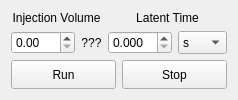
              <widget class="QWidget" name="tab">
               <attribute name="title">
                <string>Equal Volume</string>
               </attribute>
               <layout class="QHBoxLayout" name="horizontalLayout_19">
                <item>
                 <layout class="QVBoxLayout" name="verticalLayout_15">
                  <item>
                   <layout class="QHBoxLayout" name="horizontalLayout_27">
                    <item>
                     <layout class="QVBoxLayout" name="verticalLayout_16">
                      <item>
                       <widget class="QLabel" name="label_33">
                        <property name="toolTip">
                         <string>Volume to inject each time</string>
                        </property>
                        <property name="text">
                         <string>Injection Volume</string>
                        </property>
                        <property name="alignment">
                         <set>Qt::AlignBottom|Qt::AlignHCenter</set>
                        </property>
                       </widget>
                      </item>
                      <item>
                       <layout class="QHBoxLayout" name="horizontalLayout_28">
                        <item>
                         <widget class="QDoubleSpinBox" name="auto_volume_INPUT">
                          <property name="maximum">
                           <double>999.990000000000009</double>
                          </property>
                         </widget>
                        </item>
                        <item>
                         <widget class="QLabel" name="auto_injection_units_LABEL">
                          <property name="text">
                           <string>???</string>
                          </property>
                          <property name="alignment">
                           <set>Qt::AlignCenter</set>
                          </property>
                         </widget>
                        </item>
                       </layout>
                      </item>
                     </layout>
                    </item>
                    <item>
                     <layout class="QVBoxLayout" name="verticalLayout_19">
                      <item>
                       <widget class="QLabel" name="label_36">
                        <property name="toolTip">
                         <string>Time between injections</string>
                        </property>
                        <property name="text">
                         <string>Latent Time</string>
                        </property>
                        <property name="alignment">
                         <set>Qt::AlignBottom|Qt::AlignHCenter</set>
                        </property>
                       </widget>
                      </item>
                      <item>
                       <layout class="QHBoxLayout" name="horizontalLayout_30">
                        <item>
                         <widget class="QDoubleSpinBox" name="auto_latent_time_INPUT">
                          <property name="decimals">
                           <number>3</number>
                          </property>
                         </widget>
                        </item>
                        <item>
                         <widget class="QComboBox" name="latent_time_units_DROPDOWN">
                          <property name="sizePolicy">
                           <sizepolicy hsizetype="Preferred" vsizetype="Preferred">
                            <horstretch>0</horstretch>
                            <verstretch>0</verstretch>
                           </sizepolicy>
                          </property>
                          <item>
                           <property name="text">
                            <string>s</string>
                           </property>
                          </item>
                          <item>
                           <property name="text">
                            <string>min</string>
                           </property>
                          </item>
                          <item>
                           <property name="text">
                            <string>hr</string>
                           </property>
                          </item>
                         </widget>
                        </item>
                       </layout>
                      </item>
                     </layout>
                    </item>
                   </layout>
                  </item>
                  <item>
                   <layout class="QHBoxLayout" name="horizontalLayout_18">
                    <item>
                     <widget class="QPushButton" name="autorun_BTN">
                      <property name="sizePolicy">
                       <sizepolicy hsizetype="Minimum" vsizetype="Minimum">
                        <horstretch>0</horstretch>
                        <verstretch>0</verstretch>
                       </sizepolicy>
                      </property>
                      <property name="text">
                       <string>Run</string>
                      </property>
                     </widget>
                    </item>
                    <item>
                     <widget class="QPushButton" name="autorun_stop_BTN">
                      <property name="sizePolicy">
                       <sizepolicy hsizetype="Minimum" vsizetype="Minimum">
                        <horstretch>0</horstretch>
                        <verstretch>0</verstretch>
                       </sizepolicy>
                      </property>
                      <property name="text">
                       <string>Stop</string>
                      </property>
                     </widget>
                    </item>
                   </layout>
                  </item>
                 </layout>
                </item>
               </layout>
              </widget>
